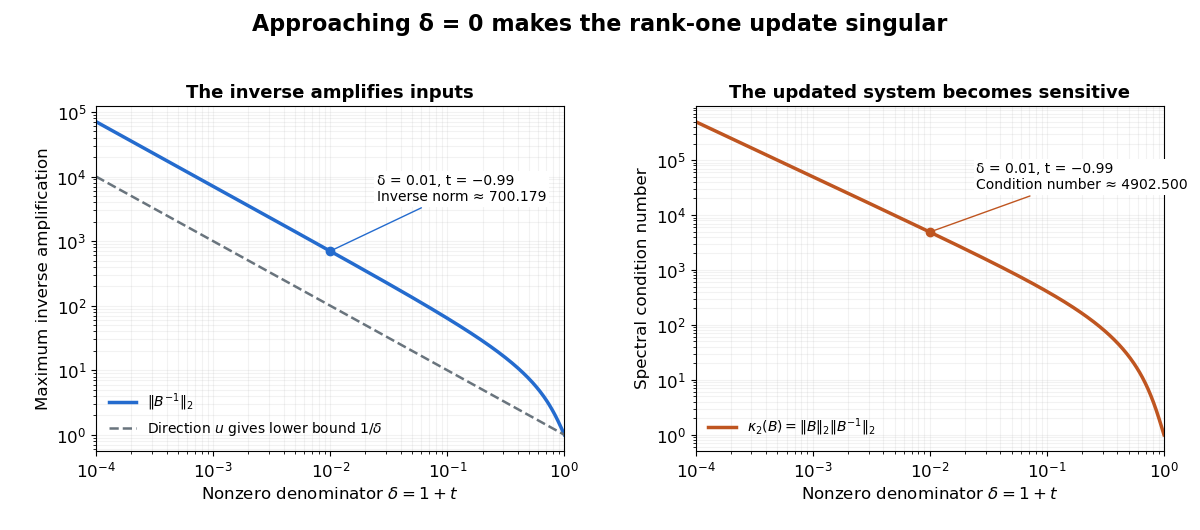

Generate this figure with Python:
"""Inverse amplification near a singular rank-one update; PNG to CWD."""

from pathlib import Path

import matplotlib.pyplot as plt
import numpy as np


def amplification(delta):
    """Use positive delta = 1 + t explicitly to avoid subtractive cancellation."""
    u = np.array([1., 2.])
    v = np.array([3., -1.])
    correction = np.outer(u, v)
    t = delta - 1
    matrix = np.eye(2) + t * correction
    inverse = np.eye(2) - (t / delta) * correction
    norm = np.linalg.norm(inverse, 2)
    condition = np.linalg.norm(matrix, 2) * norm
    return norm, condition


def main():
    plt.rcParams.update({"font.size": 12, "figure.facecolor": "white"})
    delta = np.logspace(-4, 0, 501)
    data = np.array([amplification(value) for value in delta])
    fig, (left, right) = plt.subplots(1, 2, figsize=(12, 5.3), dpi=100)
    left.loglog(delta, data[:, 0], color="#246bce", linewidth=2.5,
                label=r"$\|B^{-1}\|_2$")
    left.loglog(delta, 1 / delta, color="#69747d", linestyle="--", linewidth=1.8,
                label=r"Direction $u$ gives lower bound $1/\delta$")
    right.loglog(delta, data[:, 1], color="#bf5520", linewidth=2.5,
                 label=r"$\kappa_2(B)=\|B\|_2\|B^{-1}\|_2$")
    marked_norm, marked_condition = amplification(0.01)
    for ax, value, text, color in [
        (left, marked_norm, "δ = 0.01, t = −0.99\nInverse norm ≈ 700.179", "#246bce"),
        (right, marked_condition, "δ = 0.01, t = −0.99\nCondition number ≈ 4902.500", "#bf5520"),
    ]:
        ax.scatter([0.01], [value], color=color, zorder=5)
        ax.annotate(text, (0.01, value), xytext=(0.025, value * 6),
                    textcoords="data", fontsize=10,
                    arrowprops={"arrowstyle": "-", "color": color},
                    bbox={"facecolor": "white", "edgecolor": "none", "pad": 2})
        ax.set(xlabel=r"Nonzero denominator $\delta=1+t$", xlim=(1e-4, 1))
        ax.grid(which="both", alpha=0.16)
        ax.legend(loc="lower left", frameon=False, fontsize=10)
    left.set_ylabel("Maximum inverse amplification")
    right.set_ylabel("Spectral condition number")
    left.set_title("The inverse amplifies inputs", weight="bold", fontsize=13)
    right.set_title("The updated system becomes sensitive", weight="bold", fontsize=13)
    fig.suptitle("Approaching δ = 0 makes the rank-one update singular",
                 fontsize=16, weight="bold", y=0.975)
    fig.subplots_adjust(left=0.08, right=0.97, bottom=0.15, top=0.80, wspace=0.28)
    fig.savefig(Path.cwd() / Path(__file__).with_suffix(".png").name,
                facecolor="white", transparent=False)
    plt.close(fig)


if __name__ == "__main__":
    main()
